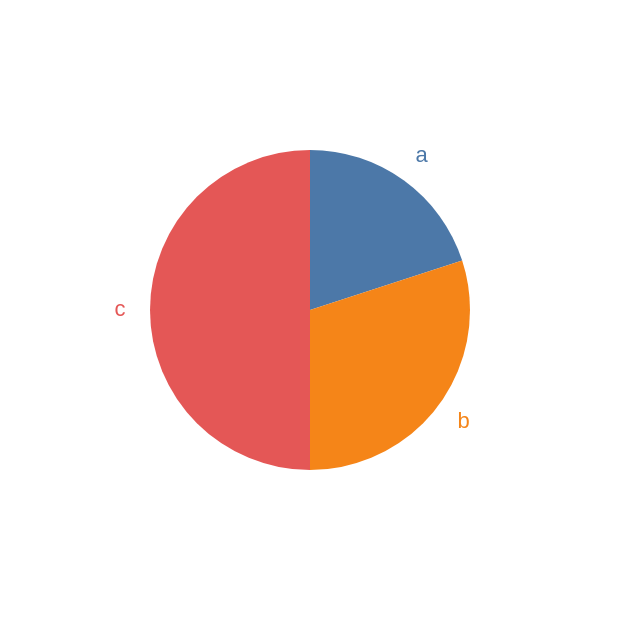

Describe this chart as a Vega-Lite specification.
### Vega-Lite specification from a JSON file in a GitHub repository (floating-point values rounded to 4 significant figures)
{"$schema": "https://vega.github.io/schema/vega-lite/v6.json", "description": "A pie whose slices are labelled in their middles, the labels sitting outside the arc.", "data": {"values": [{"category": "a", "value": 4}, {"category": "b", "value": 6}, {"category": "c", "value": 10}]}, "encoding": {"theta": {"field": "value", "type": "quantitative", "stack": true}, "color": {"field": "category", "type": "nominal", "legend": null}}, "layer": [{"mark": {"type": "arc", "outerRadius": 80}}, {"mark": {"type": "text", "radius": 90, "radiusOffset": 5}, "encoding": {"text": {"field": "category", "type": "nominal"}}}]}
